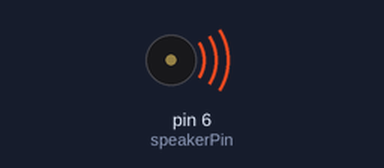
This sketch was run on a simulated Arduino Uno, built with avr-gcc and run on an emulated ATmega328P. Shown: buzzer (waves = sounding).

Above: at 0.5 s.
Timing chart, 0 to 4.6 s (numbered marks = the images above):
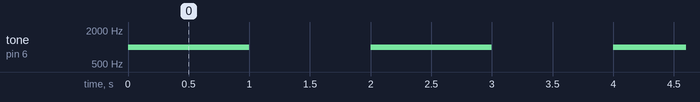

The sketch:

buzzer.ino
```cpp
//Example code KY012 active buzzer
int speakerPin = 6;
void setup () {
  pinMode (speakerPin, OUTPUT);
}
void loop () {
  tone (speakerPin, 1000);
  delay (1000);
  noTone (speakerPin);
  delay (1000);
}
```

Measured:
- by itself, tone on pin 6 (speakerPin): alternates 1000 Hz for 1.0 s and silent for 1.0 s
